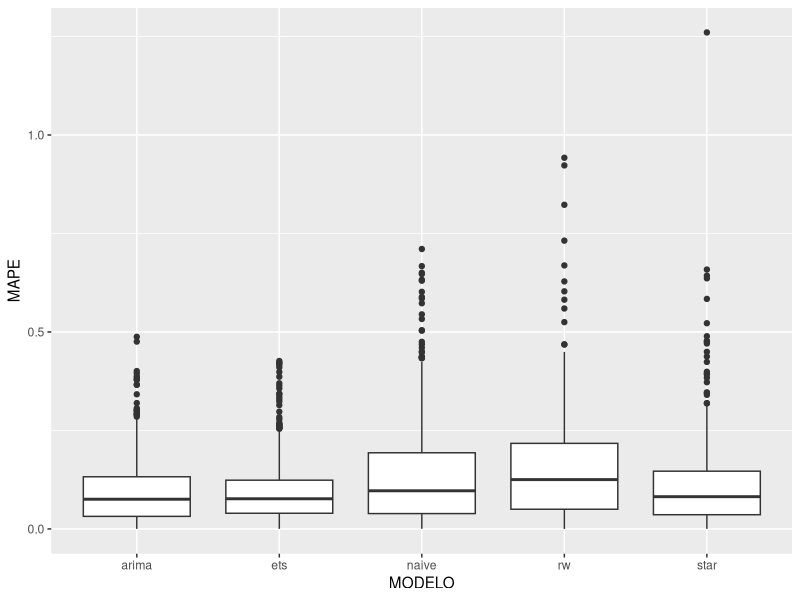
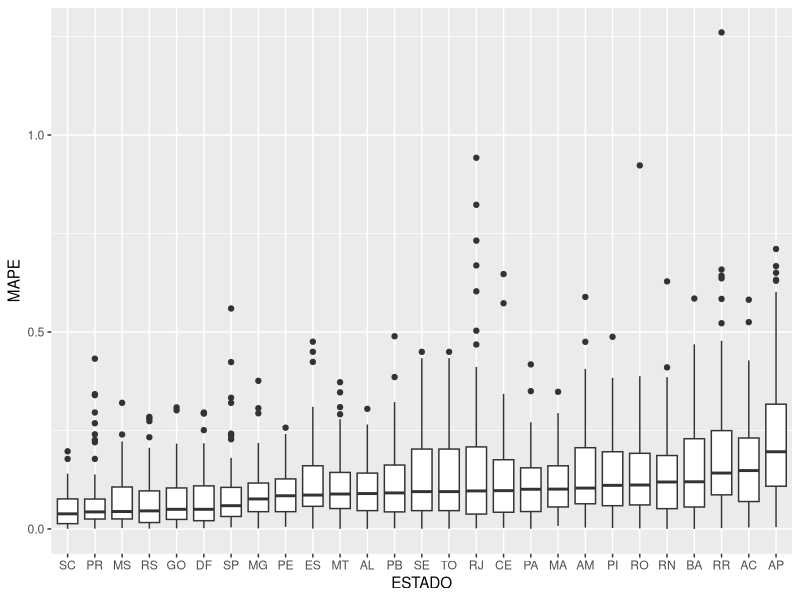

Generate these figures, in order, with R:
## ---- chunk 1
library(ggplot2)
library(data.table)
library(readxl)
dt_forecast <- read_excel("../data/forecast.xls")
dt <- data.table(dt_forecast)
dt[, MAPE := abs((EXECUTADO - PREVISTO) / EXECUTADO)]
dt <- dt[!(ESTADO == "RR" & MES == 7 & ANO == 2013), ]
## ---- chunk 2
ggplot(dt, aes(x = MODELO, y = MAPE)) + geom_boxplot()
## ---- chunk 3
df <- copy(dt)
df$ESTADO <- as.ordered(df$ESTADO)
df$ESTADO <- reorder(df$ESTADO, df$MAPE, median)
ggplot(df, aes(x = ESTADO, y = MAPE)) + geom_boxplot()
